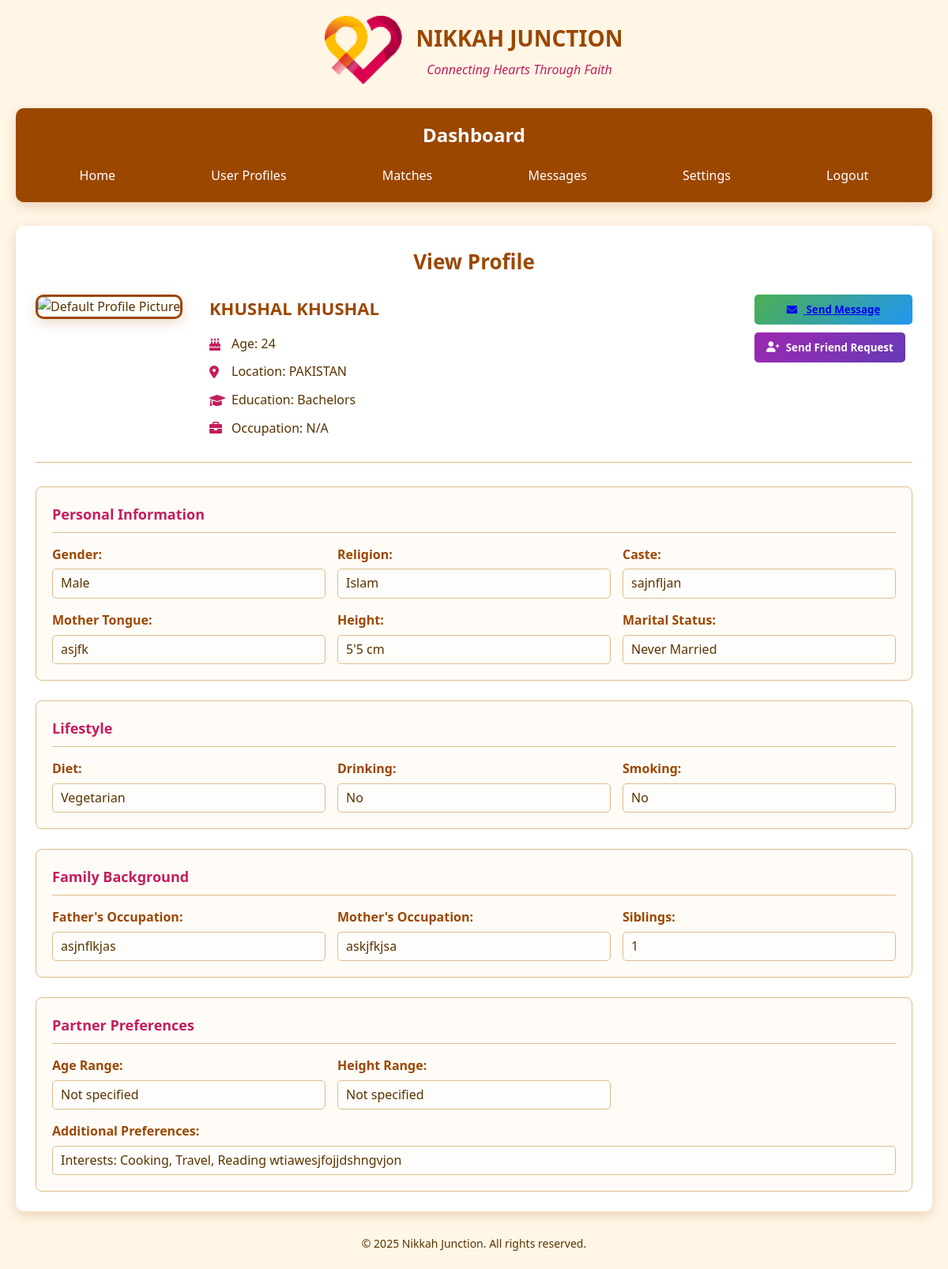
Screenshot of /view_profile.php?id=5 (signed in) with the database file from the repository.
### tables this page shows
CREATE TABLE `users` (
  `id` int(11) NOT NULL,
  `firstname` varchar(50) NOT NULL,
  `lastname` varchar(50) NOT NULL,
  `email` varchar(100) NOT NULL,
  `phone` varchar(15) NOT NULL,
  `password_hash` varchar(255) NOT NULL,
  `created_at` timestamp NOT NULL DEFAULT current_timestamp(),
  `last_login` datetime DEFAULT NULL,
  `is_active` tinyint(1) DEFAULT 1,
  `status` int(11) NOT NULL
);

CREATE TABLE `user_profiles` (
  `id` int(11) NOT NULL,
  `profile_picture` varchar(255) DEFAULT NULL,
  `dob` date NOT NULL,
  `gender` varchar(10) NOT NULL,
  `religion` varchar(50) NOT NULL,
  `caste` varchar(50) NOT NULL,
  `mother_tongue` varchar(50) NOT NULL,
  `height` varchar(10) NOT NULL,
  `weight` int(11) NOT NULL,
  `country` varchar(50) NOT NULL,
  `address` text NOT NULL,
  `education` varchar(50) NOT NULL,
  `employment` varchar(50) NOT NULL,
  `occupation` varchar(100) NOT NULL,
  `marital_status` varchar(20) NOT NULL,
  `diet` varchar(20) NOT NULL,
  `drinking` varchar(20) NOT NULL,
  `smoking` varchar(20) NOT NULL,
  `father_occupation` varchar(100) DEFAULT NULL,
  `mother_occupation` varchar(100) DEFAULT NULL,
  `siblings` int(11) DEFAULT NULL,
  `min_age_pref` int(11) NOT NULL,
  `max_age_pref` int(11) NOT NULL,
  `min_height_pref` varchar(10) NOT NULL,
  `max_height_pref` varchar(10) NOT NULL,
  `additional_preferences` text DEFAULT NULL,
  `divorce_years` int(11) DEFAULT NULL,
  `widowed_years` int(11) DEFAULT NULL,
  `created_at` timestamp NOT NULL DEFAULT current_timestamp(),
  `visibility` varchar(255) DEFAULT NULL
);

### view_profile.php (the view, shortened to what this page needs)
<?php
$db_host = "localhost";
$db_user = "root";
$db_pass = "";
$db_name = "nikah_junction";
$conn = new mysqli($db_host, $db_user, $db_pass, $db_name);
$profile_id = isset($_GET['id']) ? intval($_GET['id']) : 0;
$current_user_id = $_SESSION['user_id'];
$sql = "SELECT u.*, up.*
        FROM users u
        LEFT JOIN user_profiles up ON u.id = up.id
        WHERE u.id = ?";
$stmt = $conn->prepare($sql);
$stmt->bind_param("i", $profile_id);
$stmt->execute();
$result = $stmt->get_result();
$profile_data = $result->fetch_assoc();
function calculateAge($dob) {
    $birthdate = new DateTime($dob);
    $today = new DateTime();
    $age = $birthdate->diff($today)->y;
    return $age;
}
$friend_request_status = null;
?>
<!DOCTYPE html>
<html lang="en">
<head>
    <link rel="stylesheet" href="view.css">
    <link rel="stylesheet" href="https://cdnjs.cloudflare.com/ajax/libs/font-awesome/6.0.0/css/all.min.css">
</head>
<body>
    <div class="container">
        <header>
            <div class="logo">
                <img src="logo.png" alt="Nikkah Junction Logo">
                <div class="logo-text">
                    <h1>NIKKAH JUNCTION</h1>
                    <p>Connecting Hearts Through Faith</p>
                </div>
            </div>
        </header>
        <nav class="dashboard-nav">
            <h2>Dashboard</h2>
            <ul>
                <li><a href="dashboard.php">Home</a></li>
                <li><a href="dashboard_user_profiles.php">User Profiles</a></li>
                <li><a href="dashboard_matches.php">Matches</a></li>
                <li><a href="dashboard_msgs.php">Messages</a></li>
                <li><a href="dashboard_settings.php">Settings</a></li>
                <li><a href="logout.php">Logout</a></li>
            </ul>
        </nav>
        <main class="profile-view fade-in">
            <h2>View Profile</h2>
            <div class="profile-container">
                <div class="profile-header">
                    <div class="profile-photo">
                        <?php if (!empty($profile_data['profile_picture'])): ?>
                            <img src="<?php echo $profile_data['profile_picture']; ?>" alt="Profile Picture">
                        <?php else: ?>
                            <img src="default-profile.png" alt="Default Profile Picture">
                        <?php endif; ?>
                    </div>
                    <div class="profile-basic-info">
                        <h3><?php echo htmlspecialchars($profile_data['firstname'] . ' ' . $profile_data['lastname']); ?></h3>
                        <p><i class="fas fa-birthday-cake"></i> Age: <?php echo !empty($profile_data['dob']) ? calculateAge($profile_data['dob']) : 'Not specified'; ?></p>
                        <p><i class="fas fa-map-marker-alt"></i> Location: <?php echo !empty($profile_data['country']) ? htmlspecialchars($profile_data['country']) : 'Not specified'; ?></p>
                        <p><i class="fas fa-graduation-cap"></i> Education: <?php echo !empty($profile_data['education']) ? htmlspecialchars($profile_data['education']) : 'Not specified'; ?></p>
                        <p><i class="fas fa-briefcase"></i> Occupation: <?php echo !empty($profile_data['occupation']) ? htmlspecialchars($profile_data['occupation']) : 'Not specified'; ?></p>
                    </div>
                    <div class="profile-actions">
                        <?php if ($current_user_id != $profile_id): ?>
                            <button class="action-btn message-btn" id="openMessageModal"><a href="dashboard_msgs.php"><i class="fas fa-envelope"></i> Send Message</a></button>
                            <?php if ($friend_request_status === null): ?>
                                <form method="post">
                                    <button type="submit" name="send_friend_request" class="action-btn friend-btn"><i class="fas fa-user-plus"></i> Send Friend Request</button>
                                </form>
                            <?php elseif ($friend_request_status === 'pending'): ?>
                                <button class="action-btn friend-btn disabled"><i class="fas fa-clock"></i> Friend Request Pending</button>
                            <?php elseif ($friend_request_status === 'accepted'): ?>
                                <button class="action-btn friend-btn disabled"><i class="fas fa-check"></i> Friends</button>
                            <?php endif; ?>
                        <?php else: ?>
                            <a href="dashboard_settings.php" class="action-btn edit-btn"><i class="fas fa-edit"></i> Edit Profile</a>
                        <?php endif; ?>
                    </div>
                </div>
                <div class="profile-details">
                    <div class="detail-section">
                        <h4>Personal Information</h4>
                        <div class="detail-grid">
                            <div class="detail-item">
                                <span class="detail-label">Gender:</span>
                                <span class="detail-value"><?php echo !empty($profile_data['gender']) ? htmlspecialchars($profile_data['gender']) : 'Not specified'; ?></span>
                            </div>
                            <div class="detail-item">
                                <span class="detail-label">Religion:</span>
                                <span class="detail-value"><?php echo !empty($profile_data['religion']) ? htmlspecialchars($profile_data['religion']) : 'Not specified'; ?></span>
                            </div>
                            <div class="detail-item">
                                <span class="detail-label">Caste:</span>
                                <span class="detail-value"><?php echo !empty($profile_data['caste']) ? htmlspecialchars($profile_data['caste']) : 'Not specified'; ?></span>
                            </div>
                            <div class="detail-item">
                                <span class="detail-label">Mother Tongue:</span>
                                <span class="detail-value"><?php echo !empty($profile_data['mother_tongue']) ? htmlspecialchars($profile_data['mother_tongue']) : 'Not specified'; ?></span>
                            </div>
                            <div class="detail-item">
                                <span class="detail-label">Height:</span>
                                <span class="detail-value"><?php echo !empty($profile_data['height']) ? htmlspecialchars($profile_data['height']) . ' cm' : 'Not specified'; ?></span>
                            </div>
                            <div class="detail-item">
                                <span class="detail-label">Marital Status:</span>
                                <span class="detail-value"><?php echo !empty($profile_data['marital_status']) ? htmlspecialchars($profile_data['marital_status']) : 'Not specified'; ?></span>
                            </div>
                        </div>
                    </div>
                    <div class="detail-section">
                        <h4>Lifestyle</h4>
                        <div class="detail-grid">
                            <div class="detail-item">
                                <span class="detail-label">Diet:</span>
                                <span class="detail-value"><?php echo !empty($profile_data['diet']) ? htmlspecialchars($profile_data['diet']) : 'Not specified'; ?></span>
                            </div>
                            <div class="detail-item">
                                <span class="detail-label">Drinking:</span>
                                <span class="detail-value"><?php echo !empty($profile_data['drinking']) ? htmlspecialchars($profile_data['drinking']) : 'Not specified'; ?></span>
                            </div>
                            <div class="detail-item">
                                <span class="detail-label">Smoking:</span>
                                <span class="detail-value"><?php echo !empty($profile_data['smoking']) ? htmlspecialchars($profile_data['smoking']) : 'Not specified'; ?></span>
                            </div>
                        </div>
                    </div>
                    <div class="detail-section">
                        <h4>Family Background</h4>
                        <div class="detail-grid">
                            <div class="detail-item">
                                <span class="detail-label">Father's Occupation:</span>
                                <span class="detail-value"><?php echo !empty($profile_data['father_occupation']) ? htmlspecialchars($profile_data['father_occupation']) : 'Not specified'; ?></span>
                            </div>
                            <div class="detail-item">
                                <span class="detail-label">Mother's Occupation:</span>
                                <span class="detail-value"><?php echo !empty($profile_data['mother_occupation']) ? htmlspecialchars($profile_data['mother_occupation']) : 'Not specified'; ?></span>
                            </div>
                            <div class="detail-item">
                                <span class="detail-label">Siblings:</span>
                                <span class="detail-value"><?php echo !empty($profile_data['siblings']) ? htmlspecialchars($profile_data['siblings']) : 'Not specified'; ?></span>
                            </div>
                        </div>
                    </div>
                    <div class="detail-section">
                        <h4>Partner Preferences</h4>
                        <div class="detail-grid">
                            <div class="detail-item">
                                <span class="detail-label">Age Range:</span>
                                <span class="detail-value">
                                    <?php
                                    if (!empty($profile_data['min_age_preferences']) && !empty($profile_data['max_age_preferences'])) {
                                        echo htmlspecialchars($profile_data['min_age_preferences']) . ' to ' . htmlspecialchars($profile_data['max_age_preferences']) . ' years';
                                    } else {
                                        echo 'Not specified';
                                    }
                                    ?>
                                </span>
                            </div>
                            <div class="detail-item">
                                <span class="detail-label">Height Range:</span>
                                <span class="detail-value">
                                    <?php
                                    if (!empty($profile_data['min_height_preferences']) && !empty($profile_data['max_height_preferences'])) {
                                        echo htmlspecialchars($profile_data['min_height_preferences']) . ' to ' . htmlspecialchars($profile_data['max_height_preferences']) . ' cm';
                                    } else {
                                        echo 'Not specified';
                                    }
                                    ?>
                                </span>
                            </div>
                            <div class="detail-item full-width">
                                <span class="detail-label">Additional Preferences:</span>
                                <span class="detail-value"><?php echo !empty($profile_data['additional_preferences']) ? htmlspecialchars($profile_data['additional_preferences']) : 'Not specified'; ?></span>
                            </div>
                        </div>
                    </div>
                </div>
            </div>
        </main>
        <footer>
            <p>&copy; <?php echo date('Y'); ?> Nikkah Junction. All rights reserved.</p>
        </footer>
    </div>
</body>
</html>

### rows the page displays
users: firstname+lastname "KHUSHAL KHUSHAL", user_profiles.dob "24", user_profiles.country "PAKISTAN", user_profiles.education "Bachelors", user_profiles.occupation "N/A", user_profiles.gender "Male", user_profiles.religion "Islam", user_profiles.caste "sajnfljan", user_profiles.mother_tongue "asjfk", user_profiles.height "5'5", user_profiles.marital_status "Never Married", user_profiles.diet "Vegetarian", user_profiles.drinking "No", user_profiles.smoking "No", user_profiles.father_occupation "asjnflkjas", user_profiles.mother_occupation "askjfkjsa", user_profiles.siblings "1", user_profiles.additional_preferences "Interests: Cooking, Travel, Reading wtiawesjfojjdshngvjon"
